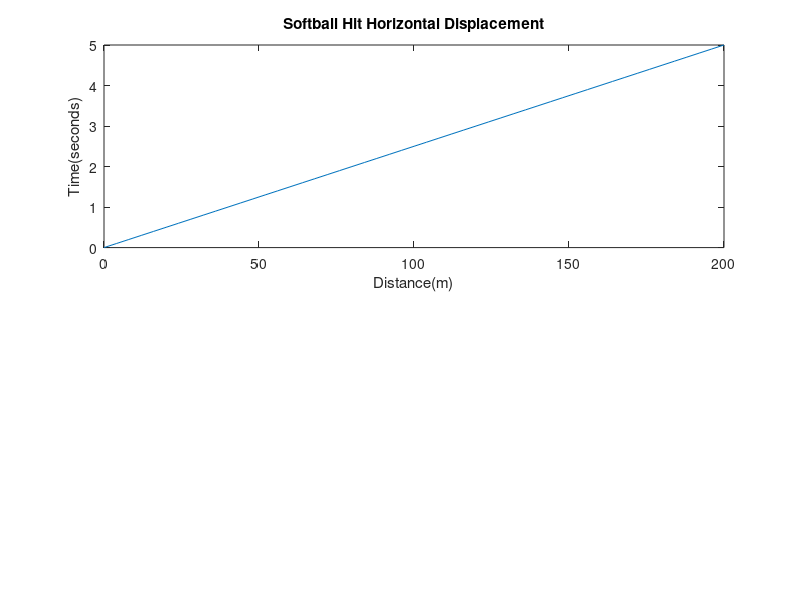

Source code (MATLAB): (Note: this script raises an error after producing the figure.)

% Zak Konik
%Konik_hw04_es10006_s22.m
%HW06
%ES10006_S22
%2/09/2022

%% problem 1
g = -9.8
V_0x = 40;
V_0y = 20;
HR_h = 100;
HR_v = 4;
t = 0:0.1:5
x = V_0x * t
y = V_0y * t + (g * t.^2) / 2

figure(1)
subplot(2,1,1)
plot(x,t)  % It looks weird when plotted the way in the instructions so i flipped them 
title('Softball Hit Horizontal Displacement')
xlabel('Distance(m)')
ylabel('Time(seconds)')
xline(HR_h)
subplot(2,1,2)
plot(y,t)
yline(HR_v)
title('Softball Hit Vertical Displacement')
xlabel('Displacement(m)')
ylabel('Time(seconds)')
%we hit a homerun based on the graphs
%% Problem 2
figure(2)
Bus = readmatrix('Bus_Data.xlsx')
Time = Bus(:,1) 
Velocity = Bus(:,2)
plot(Time,Velocity,'o','Markeredge','g')
title('Bus velocity vs. Time')
hold on
coeffs = polyfit(Time,Velocity,14)
y_fit = polyval(coeffs,Time,2)
plot(Time,y_fit)
hold off
legend show
xlabel('Time(seconds)')
ylabel('Velocity(m/s)')

